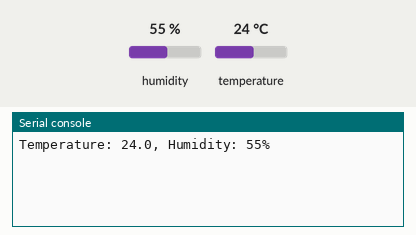
Simulated run of this program. Board: Raspberry Pi Pico running MicroPython. Shown: the last lines printed to the serial console. The inputs (shaded band) are chosen by the test bench; at power-on: humidity 55 %, temperature 24 °C.

Above: at 1.2 s.
1.3 s: humidity set to 22 %
At 2.4 s:
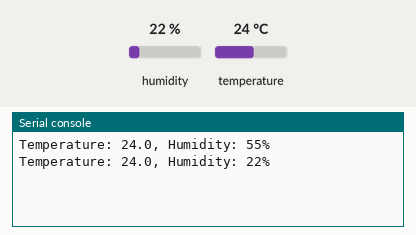
4.0 s: temperature set to 12 °C
At 4.8 s:
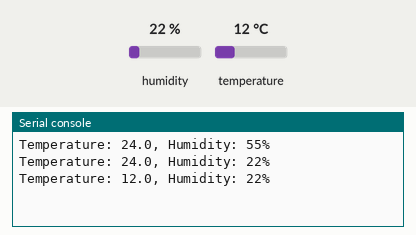
6.7 s: humidity set to 40 %
At 9.5 s:
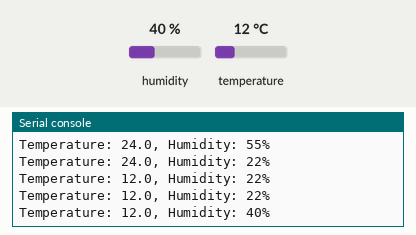
Timing chart, 0 to 11.0 s (numbered marks = the images above; inputs shaded):
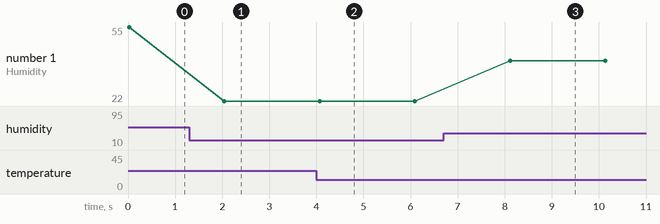

The program:

dht11.py
```python
import machine
from time import sleep
from dht import DHT11

sensor = DHT11(machine.Pin(4))

while True:
    sensor.measure()
    temp = sensor.temperature()
    hum = sensor.humidity()
    print(f'Temperature: {temp:0.1f}, Humidity: {hum}%')
    sleep(2)
```

Measured:
- after the input at 1.3 s, the serial console: prints a new line after 0.75 s (image 1)
- after the input at 4.0 s, the serial console: prints a new line after 0.07 s (image 2)
- after the input at 6.7 s, the serial console: prints a new line after 1.4 s (image 3)
- plotted number 1: 55 → 22 after the input at 1.3 s, 22 → 40 after the input at 6.7 s
